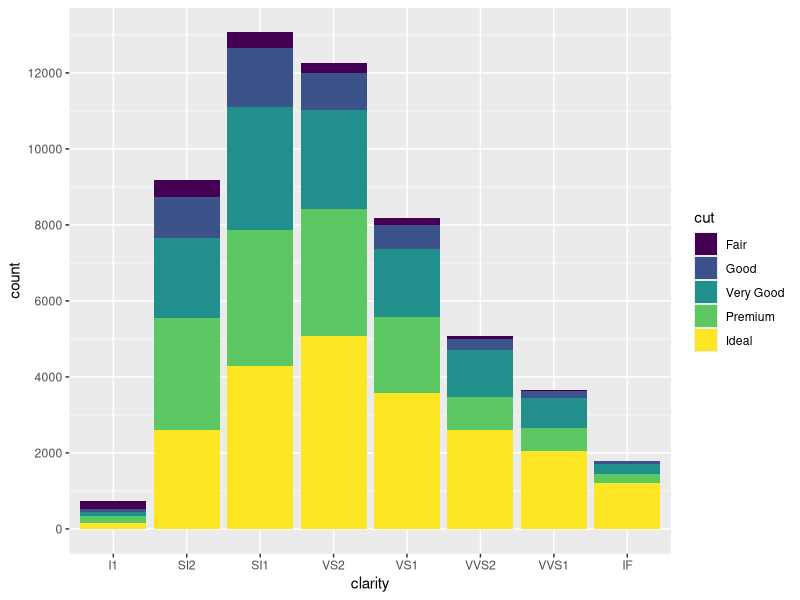
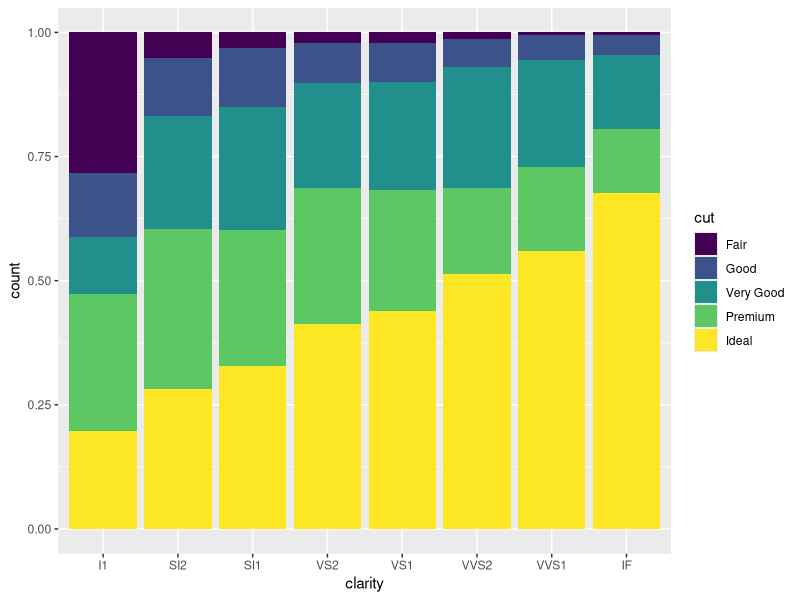
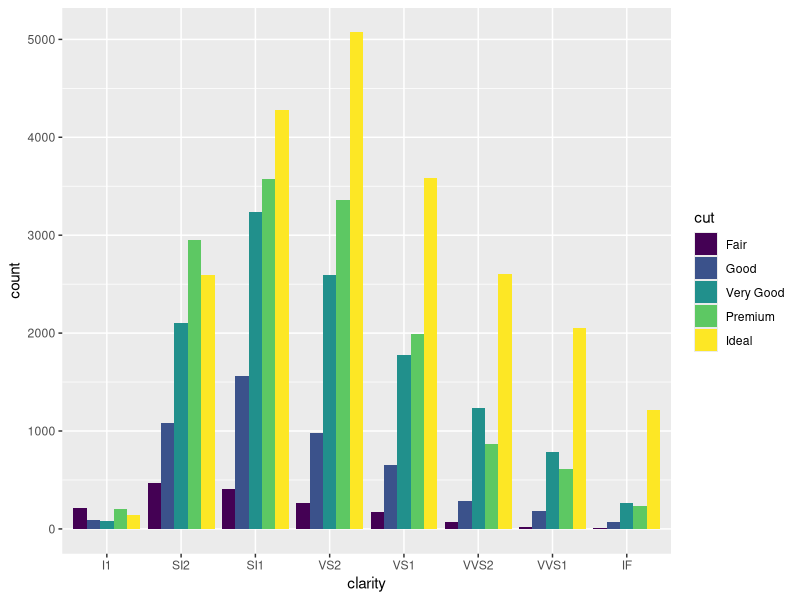

The R source for these figures, in order:
## ---- chunk 1
library(ggplot2)
library(base)
head(diamonds) 
## this homework use varables of 'cut' and 'clarity'
p1 <- ggplot(diamonds, aes(clarity))
## plot bar with position adjustment of fill
p2 <- p1 + geom_bar(aes(y=..count.., fill=cut), binwidth=0.1, position='fill')
## plot bar with position adjustment of stack
p3 <- p1 + geom_bar(aes(y=..count.., fill=cut), binwidth=0.1, position='stack') +
	scale_y_continuous(breaks=seq(0, 14000, 2000))
## plot bar with position of adjustment dodge
p4 <- p1 + geom_bar(aes(y=..count.., fill=cut), binwidth=0.1, position='dodge')

p3
p2
p4
